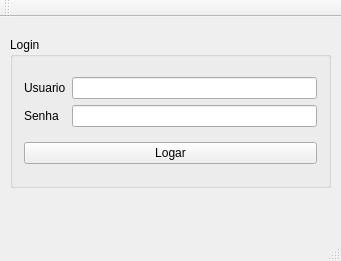
<?xml version="1.0" encoding="UTF-8"?>
<ui version="4.0">
 <class>MainWindow</class>
 <widget class="QMainWindow" name="MainWindow">
  <property name="geometry">
   <rect>
    <x>0</x>
    <y>0</y>
    <width>341</width>
    <height>261</height>
   </rect>
  </property>
  <property name="windowTitle">
   <string>MainWindow</string>
  </property>
  <widget class="QWidget" name="centralWidget">
   <widget class="QGroupBox" name="groupBox">
    <property name="geometry">
     <rect>
      <x>10</x>
      <y>20</y>
      <width>321</width>
      <height>151</height>
     </rect>
    </property>
    <property name="title">
     <string>Login</string>
    </property>
    <layout class="QHBoxLayout" name="horizontalLayout">
     <item>
      <layout class="QGridLayout" name="gridLayout">
       <item row="1" column="0" colspan="2">
        <widget class="QPushButton" name="pbtn_Login">
         <property name="text">
          <string>Logar</string>
         </property>
        </widget>
       </item>
       <item row="0" column="0">
        <layout class="QVBoxLayout" name="verticalLayout_2">
         <item>
          <widget class="QLabel" name="lbl_User">
           <property name="text">
            <string>Usuario</string>
           </property>
          </widget>
         </item>
         <item>
          <widget class="QLabel" name="lbl_Password">
           <property name="text">
            <string>Senha</string>
           </property>
          </widget>
         </item>
        </layout>
       </item>
       <item row="0" column="1">
        <layout class="QVBoxLayout" name="verticalLayout">
         <item>
          <widget class="QLineEdit" name="txt_User"/>
         </item>
         <item>
          <widget class="QLineEdit" name="txt_Password">
           <property name="echoMode">
            <enum>QLineEdit::Password</enum>
           </property>
          </widget>
         </item>
        </layout>
       </item>
      </layout>
     </item>
    </layout>
   </widget>
  </widget>
  <widget class="QMenuBar" name="menuBar">
   <property name="geometry">
    <rect>
     <x>0</x>
     <y>0</y>
     <width>341</width>
     <height>26</height>
    </rect>
   </property>
  </widget>
  <widget class="QToolBar" name="mainToolBar">
   <attribute name="toolBarArea">
    <enum>TopToolBarArea</enum>
   </attribute>
   <attribute name="toolBarBreak">
    <bool>false</bool>
   </attribute>
  </widget>
  <widget class="QStatusBar" name="statusBar"/>
 </widget>
 <layoutdefault spacing="6" margin="11"/>
 <resources/>
 <connections/>
</ui>
